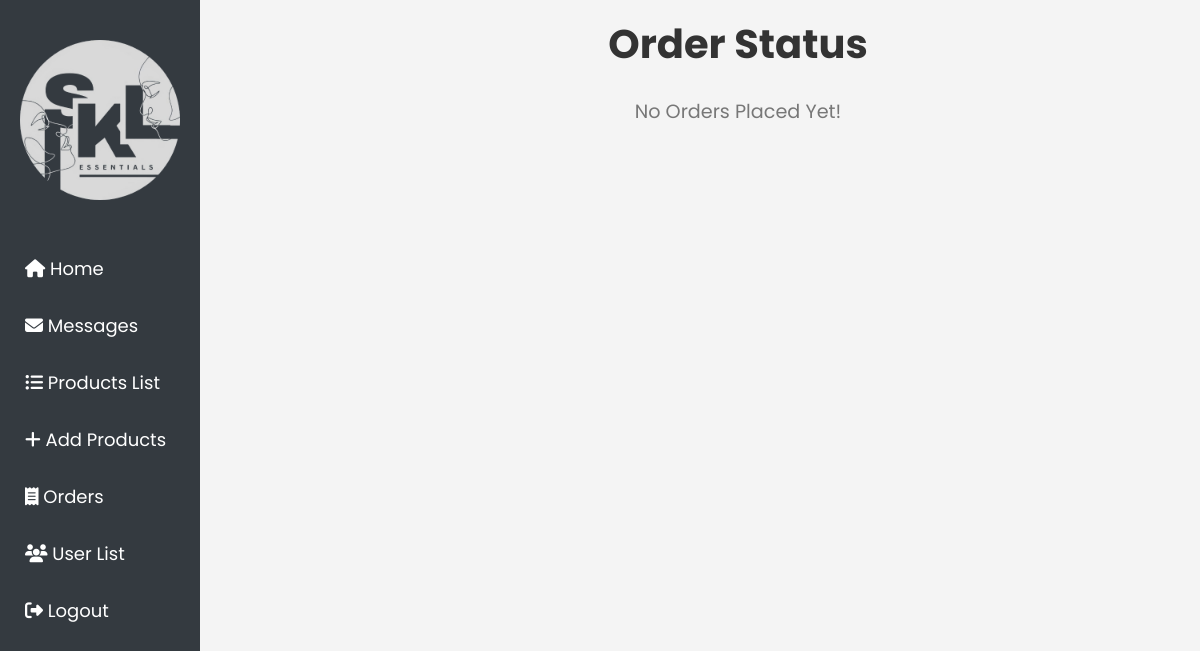
/admin_orders.php, run on an earlier commit of the app's database.
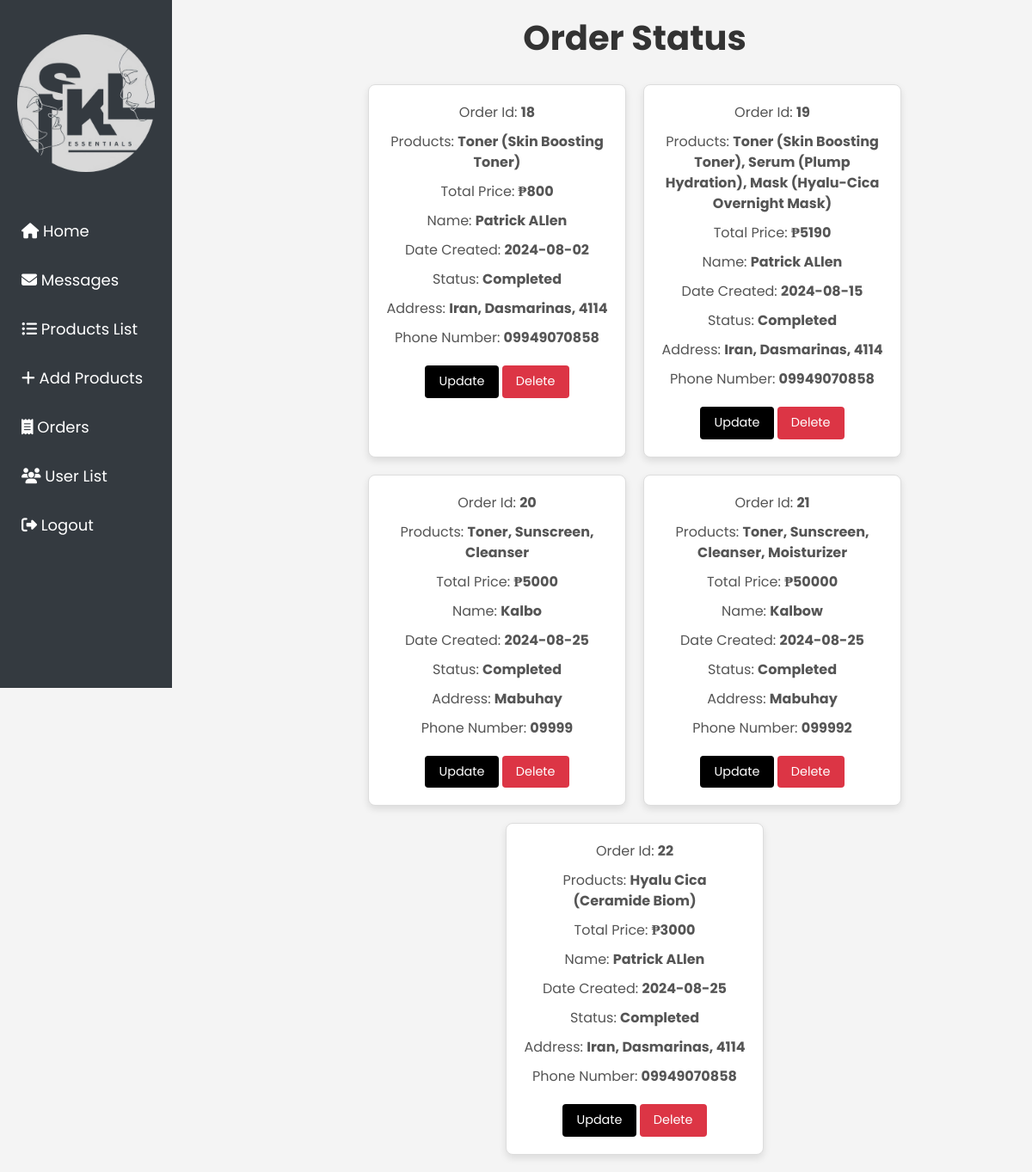
And on a later commit of the database.
### tables this page shows
CREATE TABLE `orders` (
  `id` int(100) NOT NULL,
  `user_id` int(100) NOT NULL,
  `name` varchar(20) NOT NULL,
  `number` varchar(11) NOT NULL,
  `email` varchar(50) NOT NULL,
  `method` varchar(50) NOT NULL,
  `address` varchar(500) NOT NULL,
  `product_names` varchar(1000) NOT NULL,
  `total_price` int(100) NOT NULL,
  `placed_on` date NOT NULL DEFAULT current_timestamp(),
  `payment_status` varchar(20) NOT NULL DEFAULT 'Pending'
);

### admin_orders.php (the view, shortened to what this page needs)
<?php
include('db.php');
?>
<!DOCTYPE html>
<html lang="en">
<head>
   <link href="https://stackpath.bootstrapcdn.com/bootstrap/4.5.2/css/bootstrap.min.css" rel="stylesheet">
   <link rel="stylesheet" href="https://cdnjs.cloudflare.com/ajax/libs/font-awesome/6.1.1/css/all.min.css">
   <link rel="stylesheet" href="admin_orderss.css">
</head>
<body>
<div class="sidebar">
    <img src="images/inverted.png" alt="">
        <a href="admin_page.php"><i class="fas fa-home"></i><span> Home</span></a>
        <a href="user_message.php"><i class="fas fa-envelope"></i><span> Messages</span></a>
        <a href="product_list.php"><i class="fas fa-list-ul"></i><span> Products List</span></a>
        <a href="add_product.php"><i class="fas fa-plus"></i><span> Add Products</span></a>
        <a href="admin_orders.php"><i class="fas fa-receipt"></i><span> Orders</span></a>
        <a href="user_list.php"><i class="fas fa-users"></i><span> User List</span></a>
        <a href="admin_logout.php"><i class="fas fa-sign-out-alt"></i><span> Logout</span></a>
</div>
<center>
<center>
<section class="orders">
<h1 class="heading">Order Status</h1>
<div class="box-container">
   <?php
   $select_orders = $conn->prepare("SELECT * FROM `orders`");
   $select_orders->execute();
   $result = $select_orders->get_result();
   if ($result->num_rows > 0) {
       while ($fetch_orders = $result->fetch_assoc()) {
   ?>
   <div class="box">
      <p>Order Id: <span><?= htmlspecialchars($fetch_orders['id']); ?></span></p>
      <p>Products: <span><?= htmlspecialchars($fetch_orders['product_names']); ?></span></p>
      <p>Total Price: <span>₱<?= htmlspecialchars($fetch_orders['total_price']); ?></span></p>
      <p>Name: <span><?= htmlspecialchars($fetch_orders['name']); ?></span></p>
      <p>Date Created:  <span><?= htmlspecialchars($fetch_orders['placed_on']); ?></span></p>
      <p>Status: <span><?= htmlspecialchars($fetch_orders['payment_status']); ?></span></p>
      <p>Address: <span><?= htmlspecialchars($fetch_orders['address']); ?></span></p>
      <p>Phone Number: <span><?= htmlspecialchars($fetch_orders['number']); ?></span></p>
      <div class="flex-btn">
         <a href="update_orders.php?id=<?= htmlspecialchars($fetch_orders['id']); ?>" class="option-btn">Update</a>
         <a href="admin_orders.php?delete=<?= htmlspecialchars($fetch_orders['id']); ?>" class="delete-btn" onclick="return confirm('Delete this order?');">Delete</a>
      </div>
   </div>
   <?php
       }
   } else {
       echo '<p class="empty">No Orders Placed Yet!</p>';
   }
   ?>
</div>
</section>
</center>
</body>
</html>

### admin_orderss.css (style rules this page uses)
* { font-family: Poppins; }
body { background-color: #f4f4f4; font-family: Arial, sans-serif; }
.sidebar { width: 200px; height: 100vh; background-color: #343a40; padding-top: 20px; position: fixed; }
.sidebar a { padding: 15px 25px; display: block; color: #fff; text-decoration: none; font-size: 18px; }
.sidebar img { display: block; margin: 0 auto 20px; max-width: 100%; height: auto; }
.orders { padding: 20px; max-width: 1200px; margin: 0 auto; margin-left: 23%; }
.heading { text-align: center; margin-bottom: 30px; color: #333; font-size: 2.5rem; font-weight: bold; }
.box-container { display: flex; flex-wrap: wrap; gap: 20px; justify-content: center; }
.box { background: #fff; border: 1px solid #ddd; border-radius: 8px; box-shadow: 0 4px 8px rgba(0, 0, 0, 0.1); padding: 20px; width: 300px; transition: transform 0.2s, box-shadow 0.2s; }
.box p { margin: 0 0 10px; color: #555; }
.box span { font-weight: bold; }
.option-btn, .delete-btn { display: inline-block; margin-top: 10px; padding: 8px 16px; border-radius: 4px; color: #fff; text-decoration: none; font-size: 0.9rem; transition: background-color 0.2s; text-decoration: none; }
.option-btn { background-color: #000000; text-decoration: none; }
.delete-btn { background-color: #dc3545; text-decoration: none; }
.empty { text-align: center; color: #777; font-size: 1.2rem; }

What changed in the data, as far as the page shows it:
added orders: id "18", product_names "Toner (Skin Boosting Toner)", total_price "800", name "Patrick ALlen", placed_on "2024-08-02", payment_status "Completed", address "Iran, Dasmarinas, 4114", number "09949070858"
added orders: id "19", product_names "Toner (Skin Boosting Toner), Serum (Plump Hydration), Mask (Hyalu-Cica Overnight Mask)", total_price "5190", name "Patrick ALlen", placed_on "2024-08-15", payment_status "Completed", address "Iran, Dasmarinas, 4114", number "09949070858"
added orders: id "20", product_names "Toner, Sunscreen, Cleanser", total_price "5000", name "Kalbo", placed_on "2024-08-25", payment_status "Completed", address "Mabuhay", number "09999"
added orders: id "21", product_names "Toner, Sunscreen, Cleanser, Moisturizer", total_price "50000", name "Kalbow", placed_on "2024-08-25", payment_status "Completed", address "Mabuhay", number "099992"
added orders: id "22", product_names "Hyalu Cica (Ceramide Biom)", total_price "3000", name "Patrick ALlen", placed_on "2024-08-25", payment_status "Completed", address "Iran, Dasmarinas, 4114", number "09949070858"
Also different on the page:
text no longer shown: "No Orders Placed Yet!"
